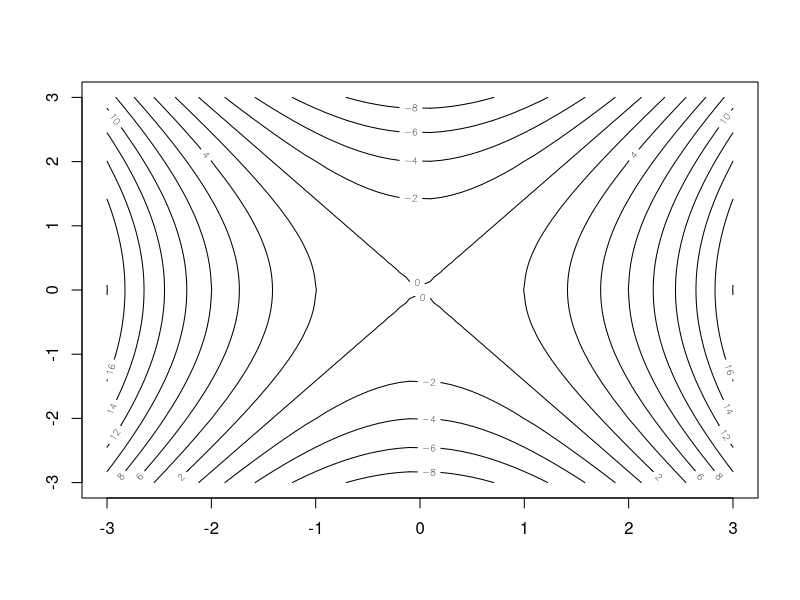
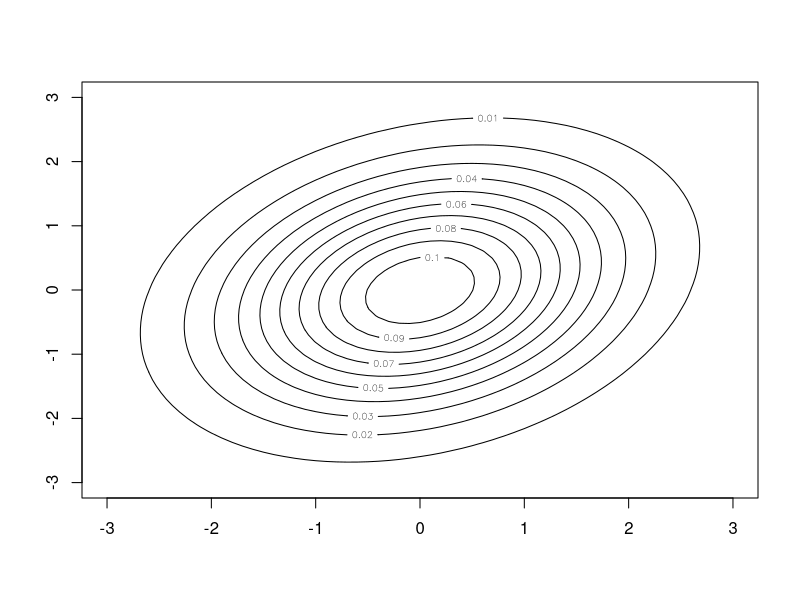

Write the R code that produced these figures, in order. (Note: this script raises an error after producing the figures.)
#3-d plot of z = 2x^2 - y^2
x_min <- -3
x_max <- 3
y_min <- -3
y_max <- 3
x <- seq(-3, 3, by = 0.1)
y <- seq(-3, 3, by = 0.1)
z <- matrix(nrow=length(x), ncol=length(y))
for(i in 1:length(x)){
  for(j in 1:length(y)){
    z[i,j] <- 2*x[i]^2 - y[j]^2
  }
}
contour(x,y,z)

library(mvtnorm)
min <- -3
max <- 3
var_x <- 1.5
var_y <- 1.5
cor_xy <- 0.25
Sigma <- cbind(c(var_x,cor_xy*sqrt(var_x)*sqrt(var_y)),c(cor_xy*sqrt(var_x)*sqrt(var_y),var_y))
x <- seq(min, max, by = 0.1)
y <- seq(min, max, by = 0.1)
z <- matrix(nrow=length(x), ncol=length(y))
co_df <- data.frame('x', 'y', 'z')
for (i in 1:length(x)){
  for (j in 1:length(y)){
    z[i,j] <- dmvnorm(c(x[i],y[j]),c(0,0),Sigma)
  }
}
contour(x, y, z)

co_df <- data.frame('x' = x, 'y' = y)
ggplot(co_df, aes(x = x, y = y, z = z)) + geom_contour()
df.grad <- expand.grid(x = seq(-4,4, by = 0.1),y = seq(-4,4, by = 0.1))
dens <- cbind(df.grad, z = dmvnorm(df.grad,c(0,0), Sigma))
ggplot(dens, aes(x = x, y = y, z = z)) + geom_contour_filled()

library(MASS)
plot(mvrnorm(1000, mu = c(0,0), Sigma))